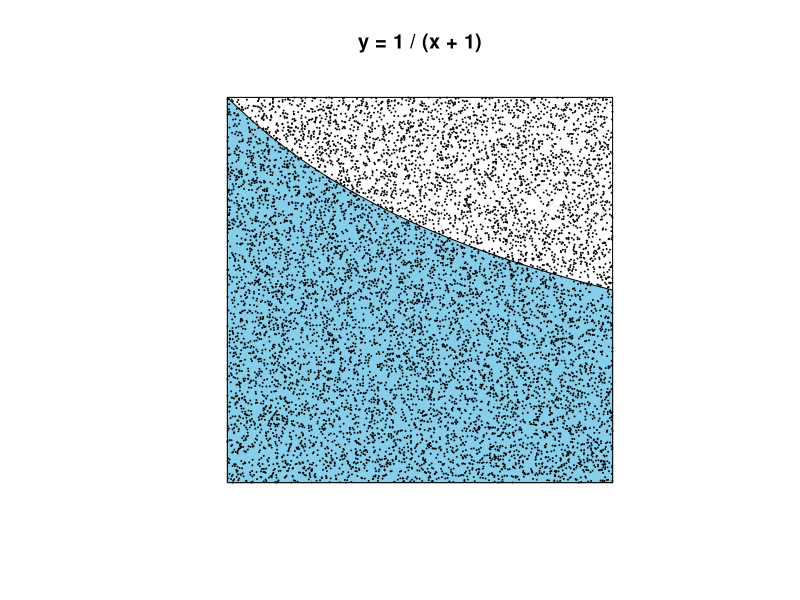

This chart was generated by the following R code:

#' Exercise 5
#' Alter the program MonteCarlo to estimate the area
#' under the graph of y=1/(x+1) in the unit square

n = 10000 # the number of experiments
inside_num = 0 # the number of points under the curve y=x^2
xdata = runif(n) # x value of point
ydata = runif(n) # y value of point
for (i in 1:n) {
  x = xdata[i]
  y = ydata[i]
  if (y < 1/(x+1)) {
    inside_num = inside_num + 1
  }
}

x = seq(0, 1, 0.001)
y = 1 / (x + 1)
polyx = c(x, rev(x))
polyy = c(rep(0,length(x)), rev(y))

plot(c(), c(), main='y = 1 / (x + 1)',
     axes=F, xlab='', ylab='', xlim=c(0,1), ylim=c(0,1), asp=1)
lines(c(0, 1, 1, 0, 0), c(0, 0, 1, 1, 0))

polygon(polyx, polyy, col='skyblue')
points(xdata, ydata, cex=.01)

cat('Estimate of area is ', inside_num / n)
cat('true log2 is ', log(2))
